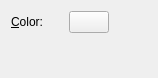
<?xml version="1.0" encoding="UTF-8"?>
<ui version="4.0">
 <class>WdgColorOptions</class>
 <widget class="QWidget" name="WdgColorOptions">
  <property name="geometry">
   <rect>
    <x>0</x>
    <y>0</y>
    <width>158</width>
    <height>78</height>
   </rect>
  </property>
  <layout class="QGridLayout" name="gridLayout">
   <item row="0" column="0">
    <widget class="QLabel" name="lblColor">
     <property name="text">
      <string>&amp;Color:</string>
     </property>
     <property name="alignment">
      <set>Qt::AlignRight|Qt::AlignTrailing|Qt::AlignVCenter</set>
     </property>
     <property name="buddy">
      <cstring>bnColor</cstring>
     </property>
    </widget>
   </item>
   <item row="0" column="2">
    <widget class="KisColorButton" name="bnColor"/>
   </item>
   <item row="0" column="3">
    <spacer>
     <property name="orientation">
      <enum>Qt::Horizontal</enum>
     </property>
     <property name="sizeType">
      <enum>QSizePolicy::Expanding</enum>
     </property>
     <property name="sizeHint" stdset="0">
      <size>
       <width>21</width>
       <height>20</height>
      </size>
     </property>
    </spacer>
   </item>
   <item row="1" column="1">
    <spacer>
     <property name="orientation">
      <enum>Qt::Vertical</enum>
     </property>
     <property name="sizeType">
      <enum>QSizePolicy::Expanding</enum>
     </property>
     <property name="sizeHint" stdset="0">
      <size>
       <width>20</width>
       <height>21</height>
      </size>
     </property>
    </spacer>
   </item>
  </layout>
 </widget>
 <customwidgets>
  <customwidget>
   <class>KisColorButton</class>
   <extends>QPushButton</extends>
   <header>kis_color_button.h</header>
  </customwidget>
 </customwidgets>
 <resources/>
 <connections/>
</ui>
